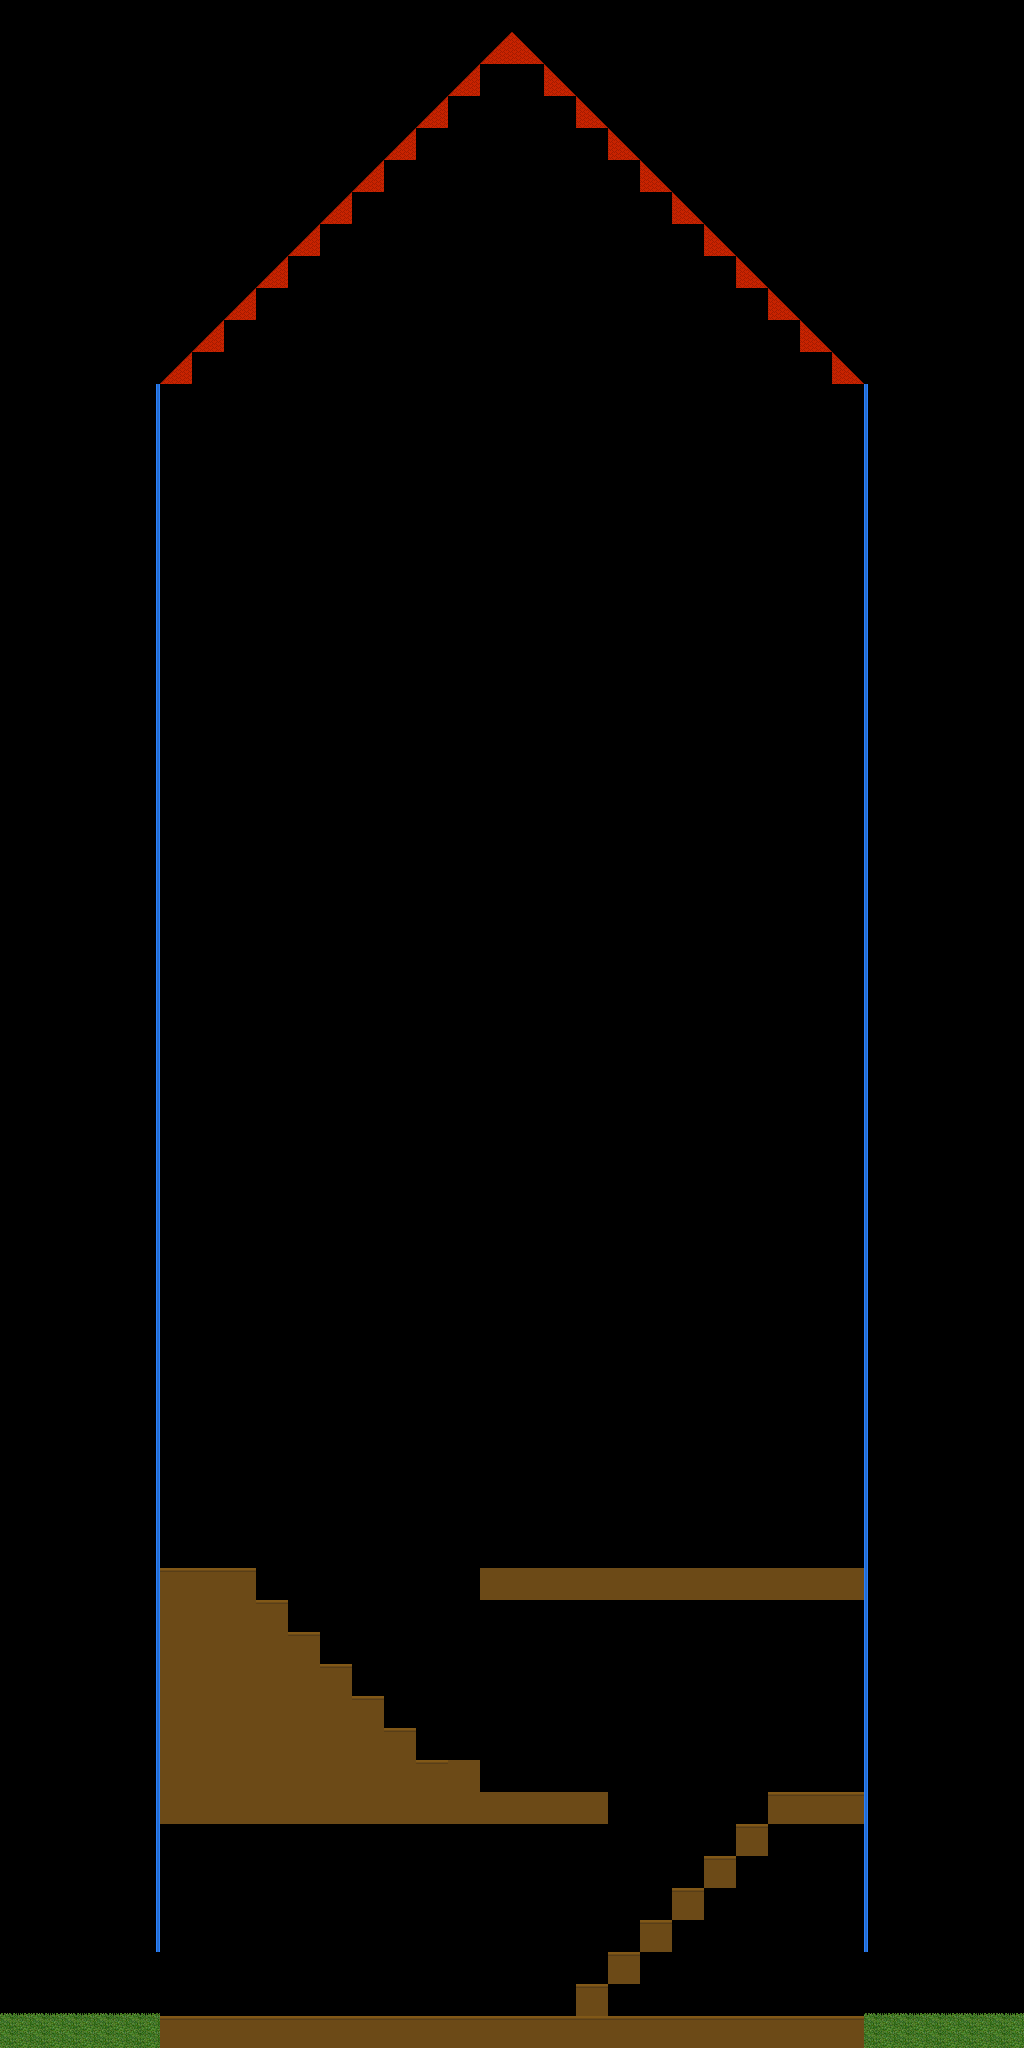

This game map was drawn from its Tiled (.tmx) file and the tilesets committed beside it. A one-line description and the trimmed map source follow:
An orthogonal 32x64 tile map with 32x32 px tiles, 2 tile layers (Background Layer, Main Layer) and 1 object (player).

<map version="1.0" orientation="orthogonal" width="32" height="64" tilewidth="32" tileheight="32">
 <tileset firstgid="1" name="tiles" tilewidth="32" tileheight="32">
  <image source="../img/tilet.png" width="256" height="192" />
 </tileset>
 <layer name="Background Layer" width="32" height="64">
  <data>[2048 cells, 82 non-empty, 3 distinct tile ids]</data>
 </layer>
 <layer name="Main Layer" width="32" height="64">
  <data>[2048 cells, 200 non-empty, 7 distinct tile ids]</data>
 </layer>
 <objectgroup name="Object Layer 1" width="32" height="64">
  <object name="player" type="player" x="255" y="1982">
   <ellipse />
  </object>
 </objectgroup>
</map>